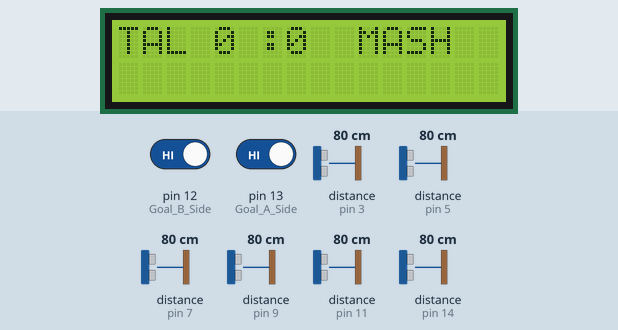
This sketch was run on a simulated Arduino Uno, built with avr-gcc and run on an emulated ATmega328P. Shown: 16×2 character LCD. Wiring (inferred from the names in the program): 6 × ultrasonic range finder: trigger pin 2, echo pin 3 / trigger pin 4, echo pin 5 / trigger pin 6, echo pin 7 / trigger pin 8, echo pin 9 / trigger pin 10, echo pin 11 / trigger pin 15, echo pin 14. The inputs (shaded band) are chosen by the test bench; at power-on: pin 12 (Goal_B_Side) HIGH, pin 13 (Goal_A_Side) HIGH, distance to the obstacle (sensors on pin 5, pin 3, pin 7, pin 9, pin 11, pin 14) 80 cm. The echo pulse lasts 58.3 µs per cm; what the sketch prints to the serial monitor is not drawn.

Above: at 1.8 s.
1.9 s: pin 12 (Goal_B_Side) driven LOW
At 2.18 s:
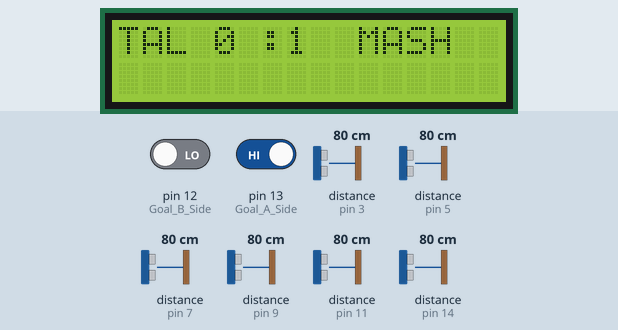
4.1 s: pin 13 (Goal_A_Side) driven LOW
At 4.49 s:
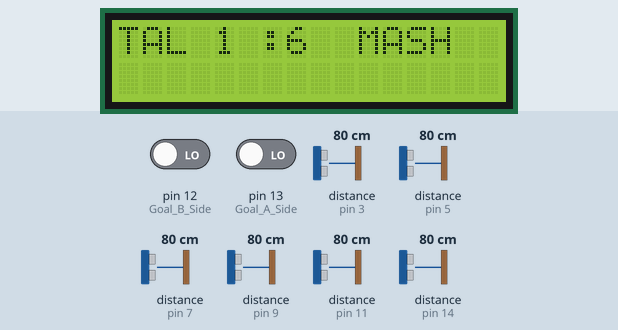
7.1 s: distance to the obstacle (sensor on pin 5) set to 250 cm
At 9.91 s:
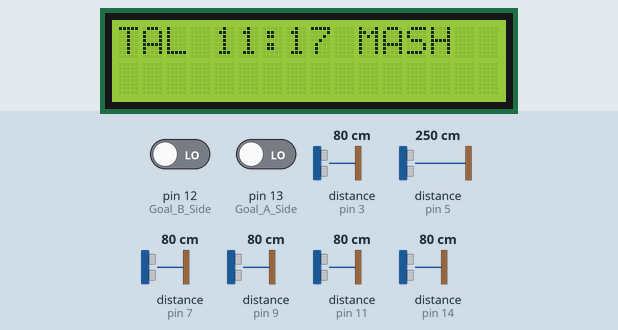
10.1 s: pin 12 (Goal_B_Side) driven HIGH
At 10.85 s:
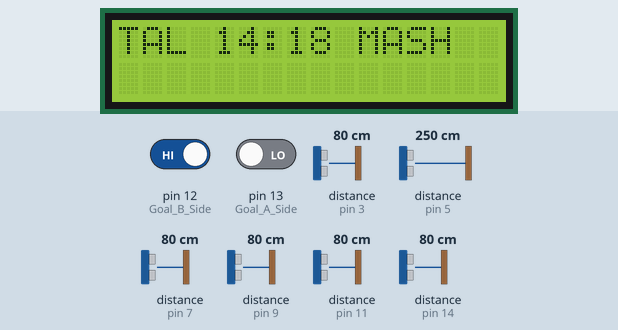

The sketch:

Project.ino
```cpp
#include <Wire.h>
#include <LiquidCrystal_I2C.h>

LiquidCrystal_I2C lcd(0x27,16,2);

int A_base_Right_Echo = 3;
int A_base_Right_Trig = 2;

int B_base_Right_Echo = 7;
int B_base_Right_Trig = 6;

int A_base_Left_Echo = 9;
int A_base_Left_Trig =8;

int B_base_Left_Echo = 11;

int B_base_Left_Trig =10;

int Left_Long_Echo =5;
int Left_Long_Trig =4;

int Right_Long_Echo =14;
int Right_Long_Trig =15;

int Goal_A_Side =13;
int Goal_B_Side =12;

int A_base_Left_Distance =40;
int A_base_Right_Distance =34;

int B_base_Left_Distance =25;
int B_base_Right_Distance =35;

int Left_Long_Distance =110;
int Right_Long_Distance =1100;

float A_base_Left_Current_Distance =0;
float A_base_Right_Current_Distance =0;

float B_base_Left_Current_Distance =0;
float B_base_Right_Current_Distance =0;

float Left_Long_Current_Distance =0;
float Right_Long_Current_Distance =0;

int Goal_A =0;
int Goal_B =0;

int a=0;
int b=0;


float distance(int trig,int echo)
{
  digitalWrite(trig,LOW);
  delayMicroseconds(2);
  digitalWrite(trig,HIGH);
  delayMicroseconds(10);
  digitalWrite(trig,LOW);
  float Time,Dis;
  Time = pulseIn(echo,HIGH);
  Dis = 0.0343*0.5*Time;
  return Dis;
}

void score(){

  lcd.init();


  lcd.setCursor(0,0);
  lcd.print("TAL ");
  lcd.setCursor(4,0);
  lcd.print(a);

  lcd.setCursor(6,0);
  lcd.print(":");


  lcd.setCursor(7,0);
  lcd.print(b);
  lcd.setCursor(9,0);
  lcd.print(" MASH");


  }

void setup() {


  pinMode(A_base_Right_Echo,INPUT);
  pinMode(A_base_Left_Echo,INPUT);
  pinMode(B_base_Right_Echo,INPUT);
  pinMode(B_base_Left_Echo,INPUT);
  pinMode(Left_Long_Echo,INPUT);
  pinMode(Right_Long_Echo,INPUT);

  pinMode(A_base_Right_Trig,OUTPUT);
  pinMode(A_base_Left_Trig,OUTPUT);
  pinMode(B_base_Right_Trig,OUTPUT);
  pinMode(B_base_Left_Trig,OUTPUT);
  pinMode(Left_Long_Trig,OUTPUT);
  pinMode(Right_Long_Trig,OUTPUT);

  pinMode(Goal_A_Side,INPUT);
  pinMode(Goal_B_Side,INPUT);


  lcd.backlight();

  lcd.init();
  lcd.setCursor(0,0);
  lcd.print("WELCOME TO ");
  lcd.setCursor(0,1);
  lcd.print("SOCCERBOT");
  score();

  delay(500);

  Serial.begin(9600);


}

void loop() {

 A_base_Left_Current_Distance = distance(A_base_Left_Trig,A_base_Left_Echo);
 A_base_Right_Current_Distance = distance(A_base_Right_Trig,A_base_Right_Echo);

 B_base_Left_Current_Distance = distance(B_base_Left_Trig,B_base_Left_Echo);
 B_base_Right_Current_Distance =distance(B_base_Right_Trig,B_base_Right_Echo);

 Left_Long_Current_Distance = distance(Left_Long_Trig, Left_Long_Echo);
 Right_Long_Current_Distance = distance(Right_Long_Trig, Right_Long_Echo);

 Goal_A = digitalRead(Goal_A_Side);
 Goal_B = digitalRead(Goal_B_Side);

// Serial.println(B_base_Right_Current_Distance);
// Serial.println(B_base_Right_Distance);


 if(!Goal_A)
  {
     a=a+1;
     Serial.print("Goal Talha");
     lcd.init();
     lcd.setCursor(0,0);
     lcd.print("GOAL TAL!!");
     score();
     delay(50);
  }


 if(!Goal_B)
 {
   b=b+1;

   Serial.print("Goal Mashfi");

   lcd.init();
   lcd.setCursor(0,0);
   lcd.print("GOAL MASH!!");

   score();
   delay(50);
 }
Serial.println(Left_Long_Distance);
Serial.println(Left_Long_Current_Distance);
if(A_base_Left_Current_Distance < A_base_Left_Distance || B_base_Left_Current_Distance < B_base_Left_Distance || A_base_Right_Current_Distance < A_base_Right_Distance || B_base_Right_Current_Distance < B_base_Right_Distance ||Left_Long_Current_Distance < Left_Long_Distance )
{
  lcd.init();
  lcd.setCursor(6,0);
  lcd.print("OUT!");
  delay(5);

  score();

  }


}
```

Measured:
- after the input at 1.9 s, the display: first differs from a run without the input after 0.15 s (image 1 shows a later state)
- after the input at 4.1 s, the display: first differs from a run without the input after 0.26 s (image 2 shows a later state)
